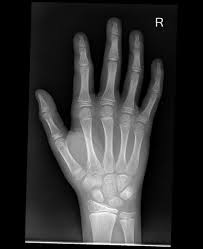
#> input picture 5th-week-image-processing/imageTransformations/gammaImg.jpg, 203 x 249 px
$ python powerLawGamma.py
#> lines starting #> are read from the running program, lines starting #| are printed output that depends on the picture
import cv2
import numpy as np


img = cv2.imread('gammaImg.jpg', cv2.IMREAD_UNCHANGED)
#> img is the input picture: shape (249, 203, 3); min 0, max 255, mean 47.9

# Apply Gamma=2.2
gamma_1 = np.array(255*(img/255)**2.2,dtype='uint8')
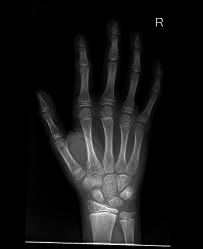
#> gamma_1: shape (249, 203, 3); min 0, max 255, mean 21.4

# Apply Gamma=0.4
gamma_2 = np.array(255*(img/255)**0.4,dtype='uint8')
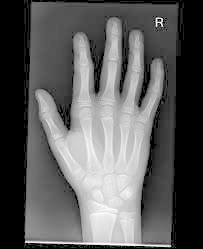
#> gamma_2: shape (249, 203, 3); min 0, max 255, mean 92.4

img3 = cv2.hconcat([gamma_1,gamma_2])
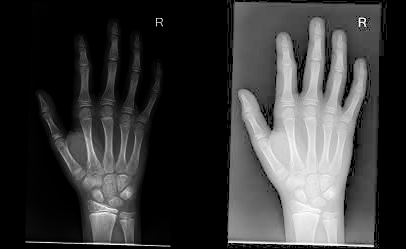
#> img3: shape (249, 406, 3); min 0, max 255, mean 56.9
cv2.imshow('gammaImg', img3)
cv2.waitKey(0)

$ run again, with 5th-week-image-processing/imageTransformations/imageNeg.jpg copied over 5th-week-image-processing/imageTransformations/gammaImg.jpg
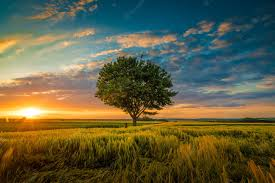
#> input picture 5th-week-image-processing/imageTransformations/imageNeg.jpg, 275 x 183 px
#> img is the input picture: shape (183, 275, 3); mean B, G, R 67.6, 95.7, 97.7
#> `gamma_2 = np.array(255*(img/255)**0.4,dtype='uint8')`:
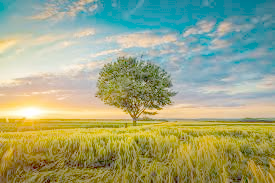
#> gamma_2: shape (183, 275, 3); mean B, G, R 127.5, 166, 157.3
#> `img3 = cv2.hconcat([gamma_1,gamma_2])`:
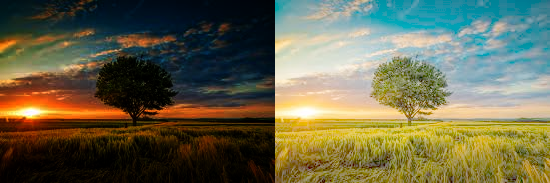
#> img3: shape (183, 550, 3); mean B, G, R 75.9, 102.4, 104.3
